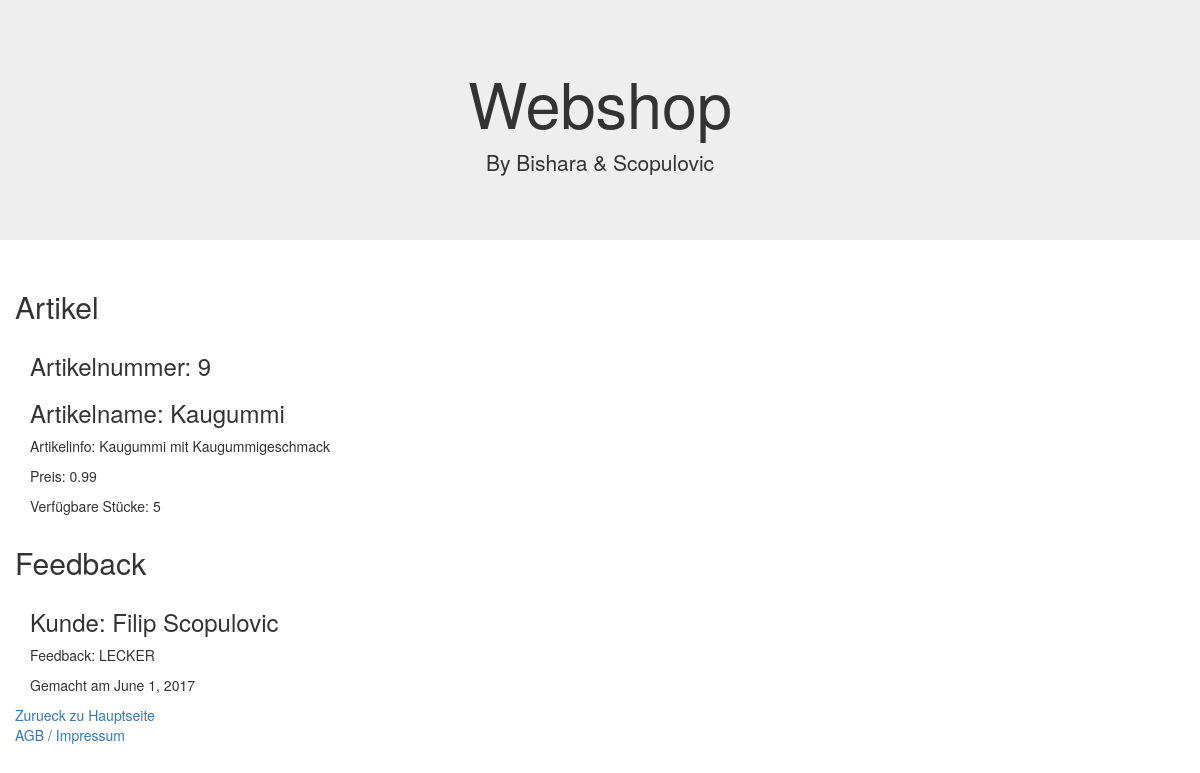
Screenshot of /shop/9/ with the database file from the repository.
### shop/models.py (models this page shows, shortened)
class Artikel(models.Model):
    artikelnummer = models.IntegerField(primary_key=True)
    artikelbez = models.CharField(max_length=255)
    npreis = models.DecimalField(max_digits=7, decimal_places=2)
    verfuegbareStucke = models.SmallIntegerField()
    feedbackartikel = models.ManyToManyField(Kunde, through="Feedback")
    artikelinfo = models.CharField(max_length=255)
    class Meta:
        verbose_name_plural = "Artikel"

class Feedback(models.Model):
    artikel = models.ForeignKey(Artikel, on_delete=models.CASCADE)
    kunde = models.ForeignKey(Kunde, on_delete=models.CASCADE)
    feedbackbewertung = models.CharField(max_length=255)
    feedbackdatum = models.DateField()
    class Meta:
        verbose_name_plural = "Feedbacks"

class Kunde(models.Model):
    name = models.CharField(max_length=255)
    knr = models.IntegerField(primary_key=True)
    email = models.CharField(max_length=255)
    adresse = models.OneToOneField(Adresse, on_delete=models.CASCADE)
    zuletzt_online = models.DateField(null=True)
    class Meta:
        verbose_name_plural = "Kunden"

### shop/views.py (the view)
# urls.py: url(r'(?P<artikel_id>[0-9]+)/$', views.view_artikel, name="view_artikel"),
def view_artikel(request, artikel_id):
    a = get_object_or_404(Artikel, pk=artikel_id)
    f = Feedback.objects.filter(artikel=a)
    return render(request, 'view_artikel.html', {'artikel': a, 'feedback': f})

### shop/templates/view_artikel.html (shortened to what this page needs)
<!DOCTYPE html>
<html lang="en">
<head>
    <link rel="stylesheet" href="https://maxcdn.bootstrapcdn.com/bootstrap/3.3.7/css/bootstrap.min.css">
</head>
<body>
    <div class="jumbotron text-center">
        <h1>Webshop</h1>
        <p>By Bishara & Scopulovic</p>
    </div>
    <div class="container">
        <div class="row">
            <h2>
                Artikel
            </h2>
            <div class="col-sm-4">
                <h3>
                    Artikelnummer: {{ artikel.artikelnummer }}
                </h3>
                <h3>
                    Artikelname: {{ artikel.artikelbez }}
                </h3>
                <p>
                    Artikelinfo: {{ artikel.artikelinfo }}
                </p>
                <p>
                    Preis: {{ artikel.npreis }}
                </p>
                <p>
                    Verfügbare Stücke: {{ artikel.verfuegbareStucke }}
                </p>
            </div>
        </div>
        <div class="row">
            <h2>
                Feedback
            </h2>
            {% for f in feedback %}
                <div class="col-sm-4">
                    <h3>
                        Kunde: {{ f.kunde.name }}
                    </h3>
                    <p>
                        Feedback: {{ f.feedbackbewertung }}
                    </p>
                    <p>
                        Gemacht am {{ f.feedbackdatum }}
                    </p>
                </div>
            {% endfor %}
        </div>
        <div class="row">
            <a href="{% url 'index' %}">Zurueck zu Hauptseite</a>
        </div>
    </div>
    <div class="col-sm-4">
        <a href="{% url 'impressum'%}">AGB / Impressum</a>
    </div>
</body>
</html>

### rows the page displays
Artikel: artikelnummer "9", artikelbez "Kaugummi", artikelinfo "Kaugummi mit Kaugummigeschmack", npreis "0.99", verfuegbareStucke "5"
Feedback: kunde.name "Filip Scopulovic", feedbackbewertung "LECKER", feedbackdatum "June 1, 2017"
